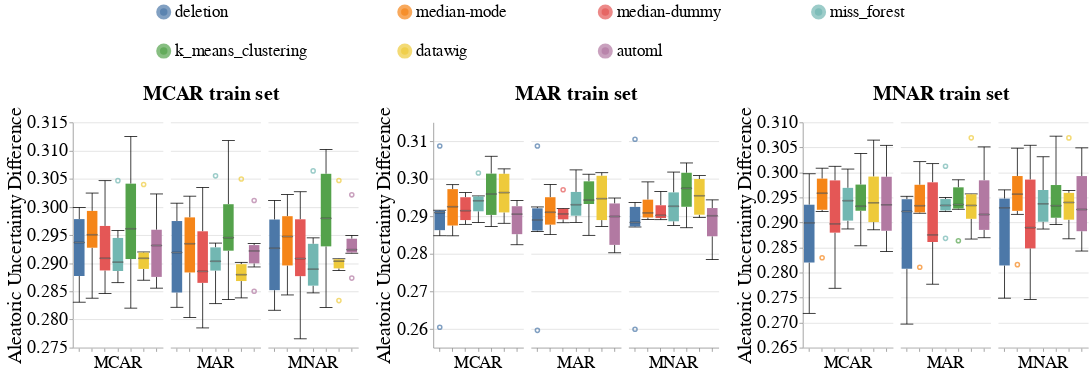

The code cell stored with this chart in its notebook:
### Code cell
create_box_plots_for_diff_imputers_v2(dataset_name=DATASET_NAME,
                                      model_name='lgbm_clf',
                                      group=SENSITIVE_ATTR_FOR_DISPARITY_METRICS,
                                      metric_name='Aleatoric_Uncertainty_Difference',
                                      db_client=db_client)
